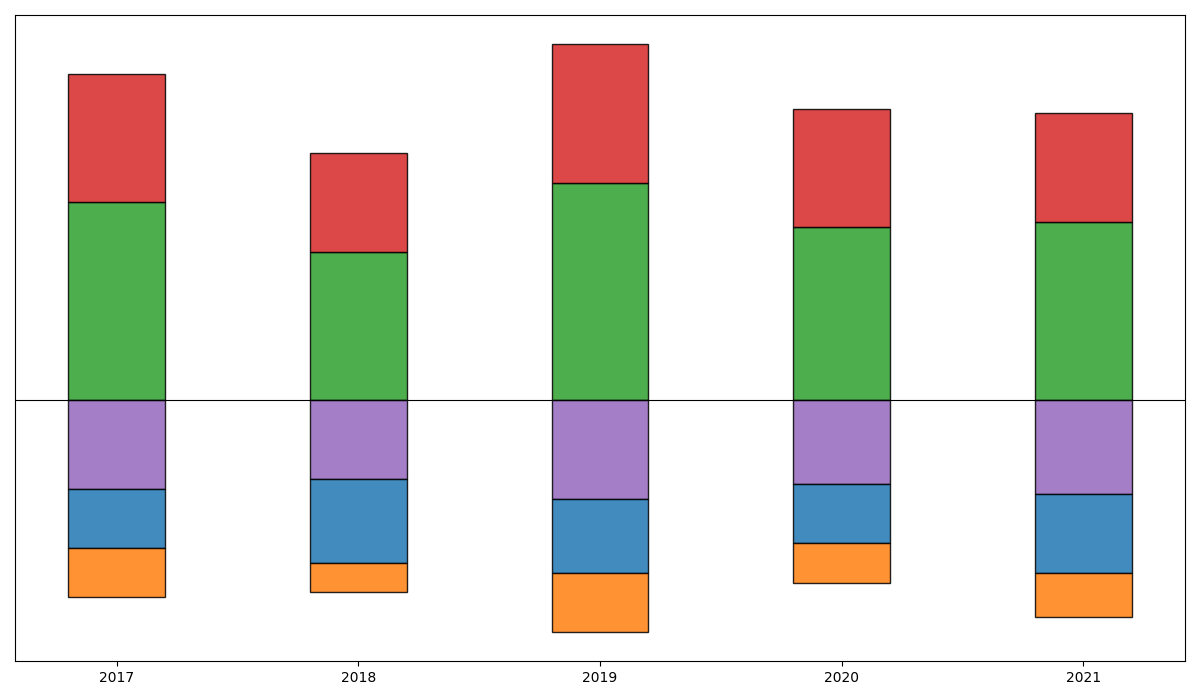

This figure's Python source:
import matplotlib.pyplot as plt
import numpy as np

# Define years
years = np.array([2017, 2018, 2019, 2020, 2021])

# Activities in the park (Number of participants), split into positive and negative for divergence
positive_activities = [np.array([200, 150, 220, 175, 180]),  # Running
                       np.array([130, 100, 140, 120, 110])]  # Cycling
negative_activities = [np.array([90, 80, 100, 85, 95]),   # Picnicking
                       np.array([60, 85, 75, 60, 80]),    # Swimming
                       np.array([50, 30, 60, 40, 45])]   # Yoga

colors_positive = ['#2ca02c', '#d62728']
colors_negative = ['#9467bd', '#1f77b4', '#ff7f0e']

fig, ax = plt.subplots(figsize=(12, 7))

bottom_positive = np.zeros(len(years))
bottom_negative = np.zeros(len(years))

for activity, color in zip(positive_activities, colors_positive):
    ax.bar(years, activity, bottom=bottom_positive, color=color, alpha=0.85, edgecolor='black', width=0.4)
    bottom_positive += activity

for activity, color in zip(negative_activities, colors_negative):
    ax.bar(years, -activity, bottom=bottom_negative, color=color, alpha=0.85, edgecolor='black', width=0.4)
    bottom_negative -= activity

# Setting zero line
ax.axhline(0, color='black', linewidth=0.8)

ax.set_xticks(years)
ax.set_yticks([])

plt.tight_layout()
plt.show()
